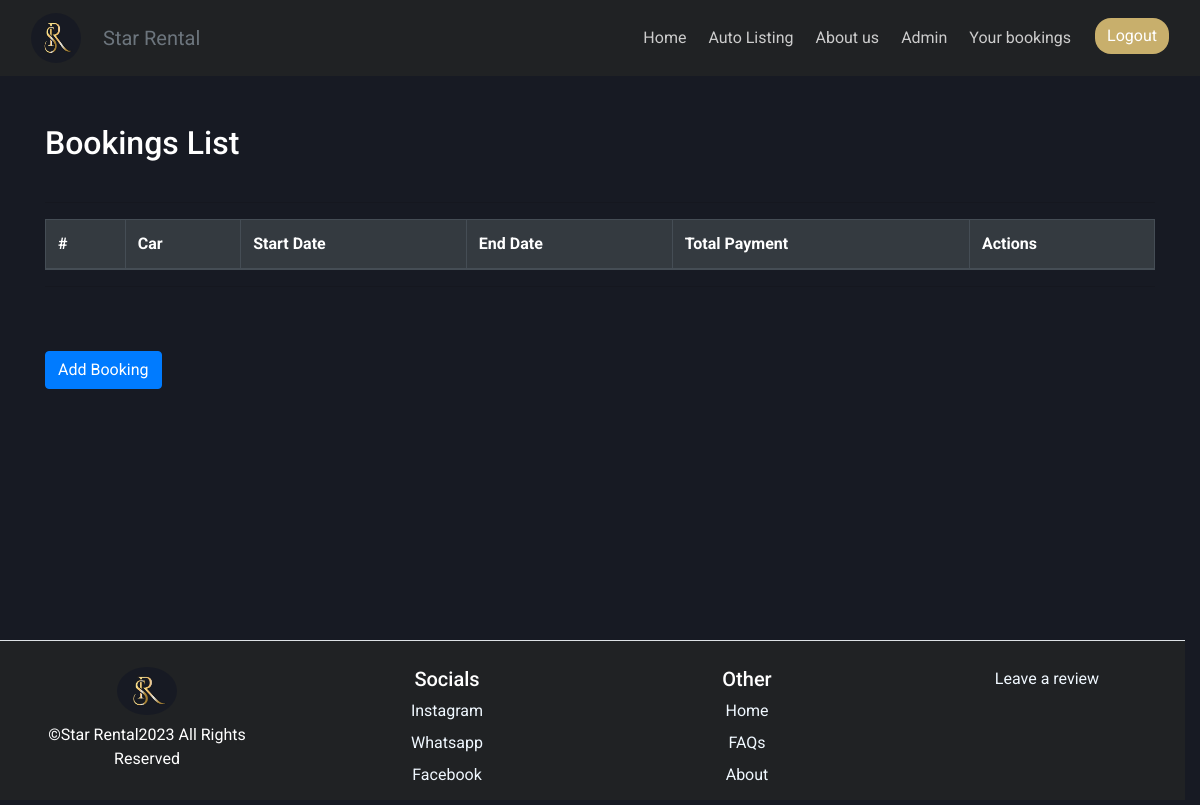
Before: /bookings (signed in) with the older database file.
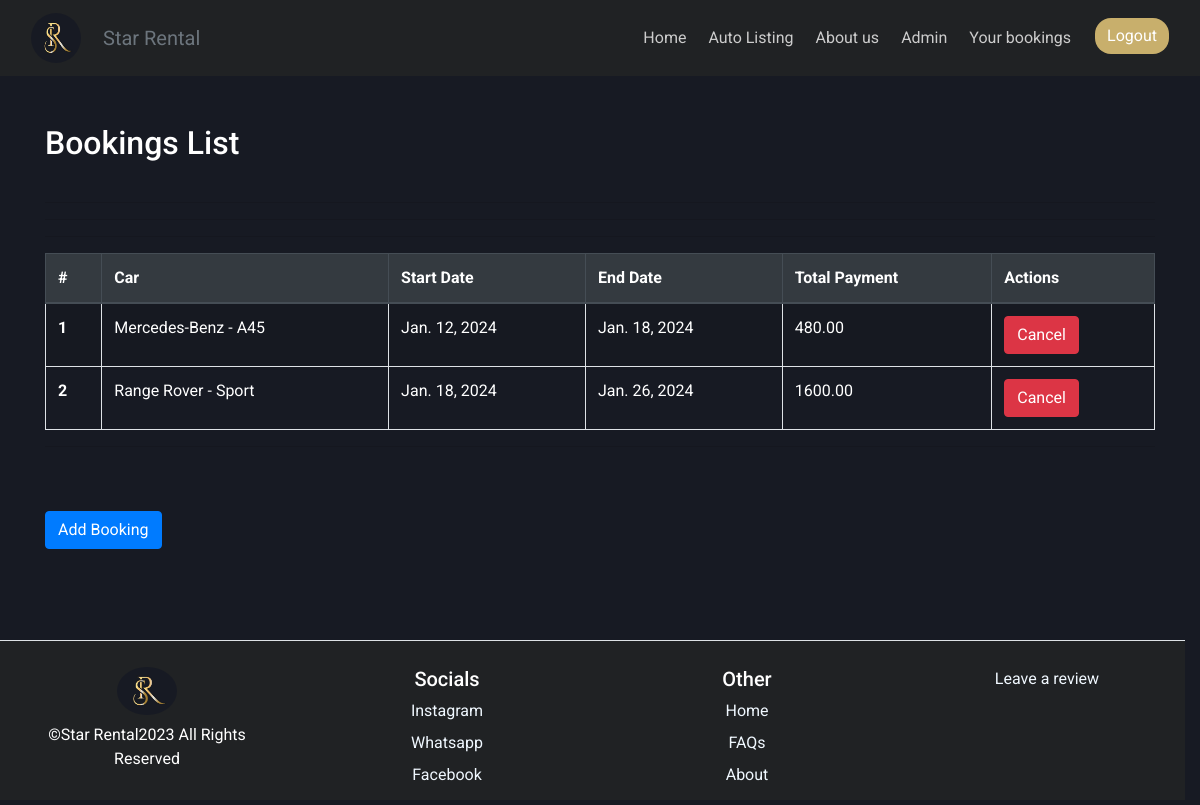
After: the same page with the newer database file.
### rental/models.py (models this page shows, shortened)
class Booking(models.Model):
    car = models.ForeignKey(Car, on_delete=models.DO_NOTHING)
    CUSTOMER = models.ForeignKey(Customer, on_delete=models.DO_NOTHING, null=True)
    name = models.CharField(max_length=30)
    phone_number=models.CharField(max_length=12, help_text="Please enter your phone number +2556912345678", null=True)
    start_date = models.DateField()
    end_date = models.DateField()
    total_payment = models.DecimalField(max_digits=10, decimal_places=2, null=True, blank=True)

class Car(models.Model):
    Gearbox1 = "Automatic"
    Gearbox2 = "Manual"
    GearboxChoices = [
        (Gearbox1, "Automatic"),
        (Gearbox2, "Manual")
    ]
    Fuel1 = "Petrol"
    Fuel2 = "Diesel"
    Fuel3 = "LPG"
    Fuel4 = "Electric"
    FuelChoices = [
        (Fuel1, "Petrol"),
        (Fuel2, "Diesel"),
        (Fuel3, "LPG"),
        (Fuel4, "Electric")
    ]
    brand = models.CharField(max_length=30, null=False)
    model = models.CharField(max_length=30, null=False)
    gearbox = models.CharField(max_length=20, choices=GearboxChoices, default="Manual")
    fuel = models.CharField(max_length=20, choices=FuelChoices, default="Diesel")
    production_year = models.PositiveIntegerField()
    color = models.CharField(max_length=30, null=False)
    daily_rate = models.DecimalField(max_digits=10, decimal_places=2, null=False)
    discounted_daily_rate = models.DecimalField(max_digits=10, decimal_places=2, null=True, blank=True)
    images = models.ManyToManyField("CarImage", related_name="car_images", blank=False)
    location = models.CharField(default="StarRental", max_length=50)
    available = models.BooleanField(default=True)
    def __str__(self):
        return f"{self.brand} - {self.model}"

### rental/views.py (the view)
# urls.py: path('bookings', BookingsView.as_view(), name="bookings"),
@method_decorator(login_required, name="dispatch")
class BookingsView(ListView):
    model = Booking
    template_name = "bookings.html"
    context_object_name = "bookings_list"
    def get_queryset(self):
        return Booking.objects.filter(CUSTOMER__user=self.request.user)

### rental/context_processors.py (called while the page is built)
def staff_account(request):
    staff_account_value = False  # Default value
    if request.user.is_authenticated:
        try:
            customer_instance = Customer.objects.get(user=request.user)
            staff_account_value = customer_instance.staff_account
        except Customer.DoesNotExist:
            pass
    return {'staff_account': staff_account_value}

### rental/templates/bookings.html (shortened to what this page needs)
{% extends "base.html" %}
{% load static %}
{% block links %}
<link rel="stylesheet" href="{% static 'css/bookings.css' %}">
{% endblock %}
{% block content %}
  <div class="container mt-5">
    <h2 class="mb-4">Bookings List</h2>
    <div class="table-responsive">
      <table class="table table-bordered table-striped">
        <thead class="thead-dark">
          <tr>
            <th scope="col">#</th>
            <th scope="col">Car</th>
            <th scope="col">Start Date</th>
            <th scope="col">End Date</th>
            <th scope="col">Total Payment</th>
            <th scope="col">Actions</th>
          </tr>
        </thead>
        <hr>
        <tbody>
          {% for booking in bookings_list %}
            <tr>
              <th scope="row">{{ forloop.counter }}</th>
              <td>{{ booking.car }}</td>
              <td>{{ booking.start_date }}</td>
              <td>{{ booking.end_date }}</td>
              <td>{{ booking.total_payment }}</td>
              <td>
                <form method="post" action={% url "rental:cancel_booking" booking.id %}>
                  <button type="submit" class="btn btn-danger">Cancel</button>
                </form>
              </td>
            </tr>
            <hr>
          {% endfor %}
        </tbody>
      </table>
      <hr>
      <a href={% url "rental:auto_listing" %} class="btn btn-primary mt-5">Add Booking</a>
    </div>
  </div>
{% endblock %}

Changed rows visible on the page:
added Booking: car "Mercedes-Benz - A45", start_date "Jan. 12, 2024", end_date "Jan. 18, 2024", total_payment "480.00"
added Booking: car "Range Rover - Sport", start_date "Jan. 18, 2024", end_date "Jan. 26, 2024", total_payment "1600.00"
